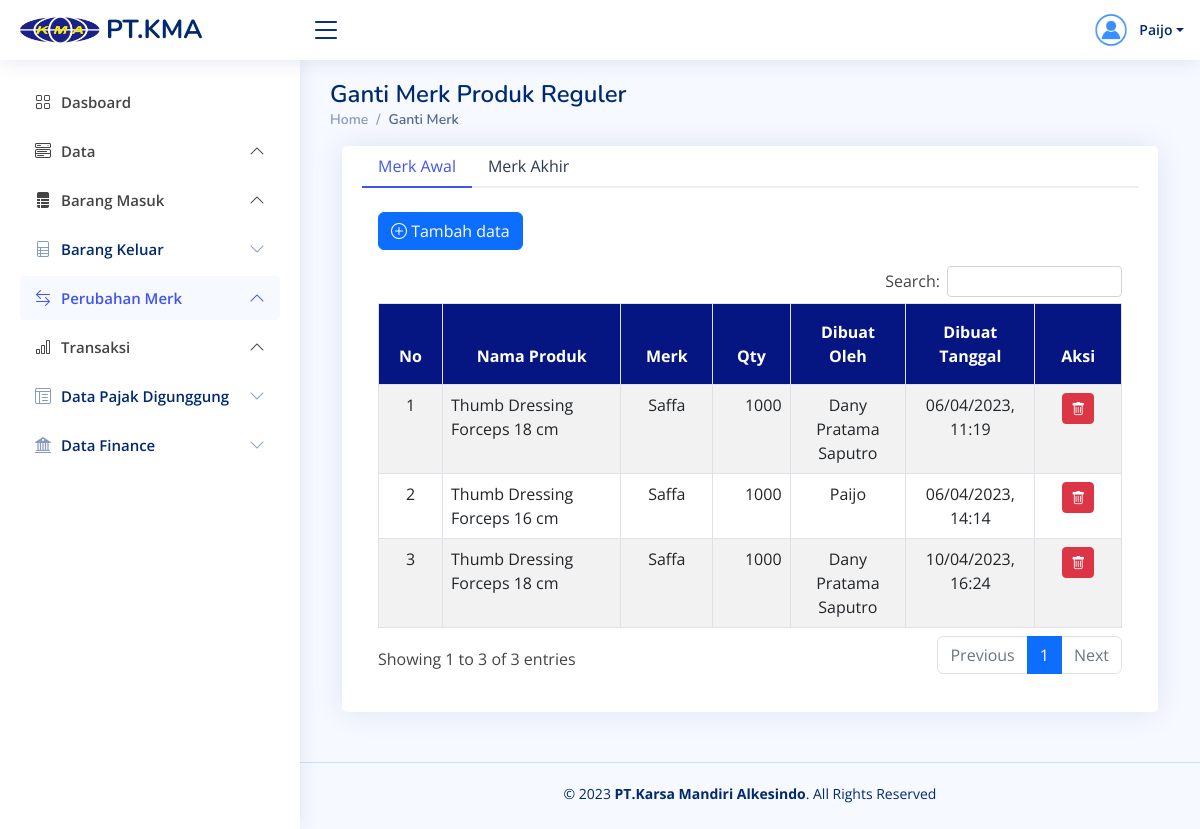
The page /ganti-merk-reg.php (signed in) on the database its author committed.
### tables this page shows
CREATE TABLE `ganti_merk_reg_out` (
  `id_ganti_merk_out` varchar(50) NOT NULL,
  `id_user` varchar(50) NOT NULL,
  `id_produk_reg` varchar(50) NOT NULL,
  `qty` int(11) NOT NULL,
  `created_date` varchar(50) NOT NULL
);

CREATE TABLE `tb_produk_reguler` (
  `id_produk_reg` varchar(50) NOT NULL,
  `id_user` varchar(50) NOT NULL,
  `id_merk` varchar(50) NOT NULL,
  `id_kat_produk` varchar(50) NOT NULL,
  `id_kat_penjualan` varchar(50) NOT NULL,
  `id_grade` varchar(50) NOT NULL,
  `id_lokasi` varchar(50) NOT NULL,
  `kode_produk` varchar(50) NOT NULL,
  `nama_produk` varchar(100) NOT NULL,
  `harga_produk` int(11) NOT NULL,
  `gambar` varchar(200) NOT NULL,
  `created_date` varchar(25) NOT NULL,
  `updated_date` varchar(25) NOT NULL,
  `user_updated` varchar(25) NOT NULL,
  `register_value` tinyint(1) NOT NULL
);

CREATE TABLE `tb_merk` (
  `id_merk` varchar(50) NOT NULL,
  `id_user` varchar(50) NOT NULL,
  `nama_merk` varchar(50) NOT NULL,
  `created_date` varchar(50) NOT NULL
);

CREATE TABLE `user` (
  `id_user` char(20) NOT NULL,
  `id_user_role` char(20) NOT NULL,
  `nama_user` varchar(30) NOT NULL,
  `jenkel` varchar(15) NOT NULL,
  `email` varchar(75) NOT NULL,
  `username` varchar(30) NOT NULL,
  `password` varchar(300) NOT NULL,
  `created_date` varchar(30) NOT NULL
);

### ganti-merk-reg.php (the view, shortened to what this page needs)
<?php
    include "akses.php";
?>
<!DOCTYPE html>
<html lang="en">
<head>
  <?php include "page/head.php"; ?>
</head>
<body>
  <?php include "page/nav-header.php" ?>
  <?php include "page/sidebar.php"; ?>
  <main id="main" class="main">
    <div class="pagetitle">
      <h1>Ganti Merk Produk Reguler</h1>
      <nav>
        <ol class="breadcrumb">
          <li class="breadcrumb-item"><a href="dashboard.php">Home</a></li>
          <li class="breadcrumb-item active">Ganti Merk</li>
        </ol>
      </nav>
    </div>
    <section>
      <div class="container-fluid">
        <div class="card">
            <div class="card-body">
                <ul class="nav nav-tabs nav-tabs-bordered" id="borderedTab" role="tablist">
                    <li class="nav-item" role="presentation">
                    <button class="nav-link active" id="home-tab" data-bs-toggle="tab" data-bs-target="#bordered-home" type="button" role="tab" aria-controls="home" aria-selected="true">Merk Awal</button>
                    </li>
                    <li class="nav-item" role="presentation">
                    <button class="nav-link" id="profile-tab" data-bs-toggle="tab" data-bs-target="#bordered-profile" type="button" role="tab" aria-controls="profile" aria-selected="false">Merk Akhir</button>
                    </li>
                </ul>
                <div class="tab-content pt-2" id="borderedTabContent">
                    <div class="tab-pane fade show active" id="bordered-home" role="tabpanel" aria-labelledby="home-tab">
                        <div class="card-body p-3">
                            <a href="input-ganti-merk-reg.php" class="btn btn-primary btn-md"><i class="bi bi-plus-circle"></i> Tambah data</a>
                            <div class="table-responsive mt-3">
                                <table class="table table-bordered table-striped" id="tableAwal">
                                    <thead>
                                        <tr class="text-white" style="background-color: #051683;">
                                            <th class="text-center p-3" style="width: 50px">No</th>
                                            <th class="text-center p-3" style="width: 350px">Nama Produk</th>
                                            <th class="text-center p-3" style="width: 100px">Merk</th>
                                            <th class="text-center p-3" style="width: 80px">Qty</th>
                                            <th class="text-center p-3" style="width: 150px">Dibuat Oleh</th>
                                            <th class="text-center p-3" style="width: 150px">Dibuat Tanggal</th>
                                            <th class="text-center p-3" style="width: 100px">Aksi</th>
                                        </tr>
                                    </thead>
                                    <tbody>
                                        <?php
                                            include "koneksi.php";
                                            $no = 1;
                                            $sql = "SELECT
                                                    gmro.*,
                                                    gmro.created_date AS 'created',
                                                    us.*,
                                                    tpr.*,
                                                    mr.*
                                                    FROM ganti_merk_reg_out AS gmro
                                                    LEFT JOIN user us ON (gmro.id_user = us.id_user)
                                                    LEFT JOIN tb_produk_reguler tpr ON (gmro.id_produk_reg = tpr.id_produk_reg)
                                                    LEFT JOIN tb_merk mr ON (tpr.id_merk = mr.id_merk)
                                                    ORDER BY created ASC ";
                                            $query = mysqli_query($connect, $sql) OR DIE (mysqli_error($connect, $sql));
                                            while($data = mysqli_fetch_array($query)){
                                        ?>
                                        <tr>
                                            <td class="text-center"><?php echo $no; ?></td>
                                            <td><?php echo $data['nama_produk']; ?></td>
                                            <td class="text-center"><?php echo $data['nama_merk']; ?></td>
                                            <td class="text-end"><?php echo $data['qty']; ?></td>
                                            <td class="text-center"><?php echo $data['nama_user']; ?></td>
                                            <td class="text-center"><?php echo $data['created']; ?></td>
                                            <td class="text-center">
                                                <a href="proses/proses-ganti-merk.php?hapus_id=<?php echo $data['id_ganti_merk_out']; ?>" class="btn btn-sm btn-danger delete-data"><i class="bi bi-trash"></i></a>
                                            </td>
                                        </tr>
                                        <?php $no++; ?>
                                        <?php } ?>
                                    </tbody>
                                </table>
                            </div>
                        </div>
                    </div>
                </div>
            </div>
        </div>
      </div>
    </section>
  </main>
  <?php include "page/footer.php" ?>
</body>
</html>

### assets/css/style.css (style rules this page uses)
:root { scroll-behavior: smooth; }
body { font-family: "Open Sans", sans-serif; background: #f6f9ff; color: #444444; }
h1, h2, h3, h4, h5, h6 { font-family: "Nunito", sans-serif; }
#main { margin-top: 60px; padding: 20px 30px; transition: all 0.3s; }
.pagetitle { margin-bottom: 10px; }
.pagetitle h1 { font-size: 24px; margin-bottom: 0; font-weight: 600; color: #012970; }
.card { margin-bottom: 30px; border: none; border-radius: 5px; box-shadow: 0px 0 30px rgba(1, 41, 112, 0.1); }
.card-body { padding: 0 20px 20px 20px; }
.breadcrumb { font-size: 14px; font-family: "Nunito", sans-serif; color: #899bbd; font-weight: 600; }
.breadcrumb a { color: #899bbd; transition: 0.3s; }
.breadcrumb .breadcrumb-item::before { color: #899bbd; }
.breadcrumb .active { color: #51678f; font-weight: 600; }
.nav-tabs-bordered { border-bottom: 2px solid #ebeef4; }
.nav-tabs-bordered .nav-link { margin-bottom: -2px; border: none; color: #2c384e; }
.nav-tabs-bordered .nav-link.active { background-color: #fff; color: #4154f1; border-bottom: 2px solid #4154f1; }
@media (min-width: 1200px) { #main, #footer { margin-left: 300px; } }

### rows shown on the page
ganti_merk_reg_out: id_produk_reg.nama_produk "Thumb Dressing Forceps 18 cm", tb_merk.nama_merk "Saffa", qty "1000", id_user.nama_user "Dany Pratama Saputro", created_date "06/04/2023, 11:19"
ganti_merk_reg_out: id_produk_reg.nama_produk "Thumb Dressing Forceps 16 cm", tb_merk.nama_merk "Saffa", qty "1000", id_user.nama_user "Paijo", created_date "06/04/2023, 14:14"
ganti_merk_reg_out: id_produk_reg.nama_produk "Thumb Dressing Forceps 18 cm", tb_merk.nama_merk "Saffa", qty "1000", id_user.nama_user "Dany Pratama Saputro", created_date "10/04/2023, 16:24"

### other values the page prints
$_SESSION['tiket_nama'] "Paijo"
